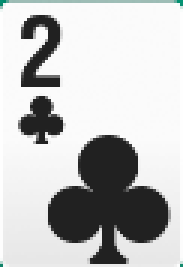
#> input picture tests/fixtures/cards/2c_pm_002.png, 61 x 89 px (shown 3 times larger); its folder holds 3 pictures in this run
$ python label_showdown.py --dir ../tests/fixtures/cards
#> lines starting #> are read from the running program, lines starting #| are printed output that depends on the picture
"""Semi-automatic labeling CLI for showdown card crops.

Supports two input modes:

A) Pipeline-harvested dumps (data/showdown_dumps/<hand_id>/seat_X_<L|R>_HHMMSS.png)
   — sibling .json holds CNN's guess + conf; Enter accepts.

B) Manual screenshots (drop PNGs into any dir, e.g. data/showdown_manual/)
   — no .json needed; PNG width > 1.4× height auto-split into L/R halves
   (one screenshot of a seat's card pair → labeled as 2 cards).

Keys per crop:
    Enter   accept CNN's guess (mode A only) — skipped if no guess available
    <text>  type the true card code (e.g. "9s", "Th", "Kc") + Enter
    s       skip this crop (decide later)
    d       this is NOT a card (garbage / avatar / overlay) → noncard pool
    q       quit (saves nothing for current crop)

Output:
    tests/fixtures/showdown/<rank><suit>/<filename>_<side>.png
    tests/fixtures/showdown_noncard/<filename>.png   (for "d")

Idempotency: a sibling `.labeled` marker is written next to each source PNG
once fully processed. Re-runs skip already-labeled files. For auto-split mode,
marker only written after BOTH halves are labeled (or skipped/quit clears it).

Usage:
    python tools/label_showdown.py                            # default: dumps + manual
    python tools/label_showdown.py --dir data/showdown_manual # specific dir
    python tools/label_showdown.py --no-split                 # force single-card mode (no L/R split)
    python tools/label_showdown.py --no-display               # blind label (typed only)
"""

from __future__ import annotations

import argparse
import json
import shutil
import sys
from pathlib import Path

# Match the CNN training schema (tools/train_card_cnn.py).
RANKS = set("23456789TJQKA")
SUITS = set("shdc")

# Aspect ratio above which a crop is assumed to contain TWO cards side-by-side
# (wide image with both hole cards visible).  Tuned for WePoker showdown UI
# where each card is ~0.7 aspect ratio (taller than wide), so a 2-card pair is
# ~1.4 aspect ratio.
SPLIT_ASPECT_RATIO = 1.4

PROJECT_ROOT = Path(__file__).resolve().parent.parent
DEFAULT_DUMPS = PROJECT_ROOT / "data" / "showdown_dumps"
DEFAULT_MANUAL = PROJECT_ROOT / "data" / "showdown_manual"
FIXTURES_ROOT = PROJECT_ROOT / "tests" / "fixtures" / "showdown"
NONCARD_ROOT = PROJECT_ROOT / "tests" / "fixtures" / "showdown_noncard"


def _valid_card(s: str) -> bool:
    s = s.strip()
    return len(s) == 2 and s[0].upper() in RANKS and s[1].lower() in SUITS


def _normalize(s: str) -> str:
    return s.strip()[0].upper() + s.strip()[1].lower()


def _read_img(png_path: Path):
    """Read PNG via cv2; returns BGR ndarray or None."""
    try:
        import cv2
        return cv2.imread(str(png_path))
#> returned value is the input picture: shape (89, 61, 3); mean B, G, R 193.7, 193.8, 193.2
    except ImportError:
        return None


def _split_pieces(img, no_split: bool, force_split: bool = False) -> list[tuple[str, "object"]]:
    """Return list of (piece_id, image_np) to label.

    force_split=True       → always split L/R regardless of aspect ratio
    Wide(w/h>RATIO)        → [('L', left), ('R', right)]
    no_split=True or narrow → [('whole', img)]
    """
#> called with no_split = False, force_split = False
    if img is None:
        return []
    h, w = img.shape[:2]
#> h = 89; w = 61
    if no_split or h <= 0:
        return [('whole', img)]
    if force_split or (w / h > SPLIT_ASPECT_RATIO):
        mid = w // 2
        return [('L', img[:, :mid]), ('R', img[:, mid:])]
    return [('whole', img)]


def _piece_marker(source: Path, piece_id: str) -> Path:
    """Path of the per-piece idempotency marker (separate for L / R / whole).

    Naming: foo.png → foo.L.labeled / foo.R.labeled / foo.whole.labeled.
    Backward compat: if a legacy foo.labeled (no piece suffix) exists, all
    pieces are considered done.
    """
    return source.with_suffix(f".{piece_id}.labeled")


def _is_piece_done(source: Path, piece_id: str) -> bool:
    if source.with_suffix(".labeled").exists():
        return True  # legacy whole-file marker
    return _piece_marker(source, piece_id).exists()


def _iter_unlabeled(roots: list[Path], no_split: bool, force_split: bool = False):
    """Yield (source_png, piece_id, piece_img_np, meta_dict) for unlabeled pieces."""
    for root in roots:
        if not root.exists():
            continue
        for source in sorted(root.rglob("*.png")):
            img = _read_img(source)
            if img is None:
                continue
            json_path = source.with_suffix(".json")
            meta = json.loads(json_path.read_text(encoding="utf-8")) if json_path.exists() else {}
            for piece_id, piece_img in _split_pieces(img, no_split, force_split):
                if _is_piece_done(source, piece_id):
                    continue
                yield source, piece_id, piece_img, meta


# Single fixed window name so each piece UPDATES the same window instead of
# spawning a new one (which caused L+R windows to stack visible at once).
_DISPLAY_WIN = "label_showdown"


def _display(_caption_unused: str, img) -> str | None:
    """Show img in the single shared cv2 window (upscaled). Returns window name."""
    try:
        import cv2
    except ImportError:
        return None
    if img is None:
        return None
    h, w = img.shape[:2]
    big = cv2.resize(img, (w * 4, h * 4), interpolation=cv2.INTER_NEAREST)
    cv2.imshow(_DISPLAY_WIN, big)
    cv2.waitKey(1)  # force window paint
    return _DISPLAY_WIN


def _close(win):
    if win is None:
        return
    try:
        import cv2
        cv2.destroyWindow(win)
        cv2.waitKey(1)
    except Exception:
        pass


def _save_card_piece(source: Path, piece_id: str, piece_img, card: str) -> Path:
    """Write piece_img to tests/fixtures/showdown/<card>/<stem>_<piece>.png + mark done."""
    import cv2
    dst_dir = FIXTURES_ROOT / card
    dst_dir.mkdir(parents=True, exist_ok=True)
    suffix = "" if piece_id == "whole" else f"_{piece_id}"
    dst = dst_dir / f"{source.stem}{suffix}.png"
    cv2.imwrite(str(dst), piece_img)
    _piece_marker(source, piece_id).write_text(f"card={card}\n", encoding="utf-8")
    return dst


def _save_noncard_piece(source: Path, piece_id: str, piece_img) -> Path:
    import cv2
    NONCARD_ROOT.mkdir(parents=True, exist_ok=True)
    suffix = "" if piece_id == "whole" else f"_{piece_id}"
    dst = NONCARD_ROOT / f"{source.stem}{suffix}.png"
    cv2.imwrite(str(dst), piece_img)
    _piece_marker(source, piece_id).write_text("card=NONCARD\n", encoding="utf-8")
    return dst


def main() -> int:
    ap = argparse.ArgumentParser(description="Label showdown card crops for CNN retraining.")
    ap.add_argument("--dir", type=Path, default=None,
                    help=f"Source dir (default: both {DEFAULT_DUMPS.relative_to(PROJECT_ROOT)} "
                         f"and {DEFAULT_MANUAL.relative_to(PROJECT_ROOT)})")
    ap.add_argument("--no-split", action="store_true",
                    help=f"Disable aspect-ratio auto-split (default: w/h > {SPLIT_ASPECT_RATIO} → L/R)")
    ap.add_argument("--force-split", action="store_true",
                    help="Force L/R split on every image regardless of aspect ratio. "
                         "Use when you know all crops are 2-card pairs.")
    ap.add_argument("--no-display", action="store_true",
                    help="Skip cv2 window (blind labeling — only metadata shown)")
    args = ap.parse_args()

    if args.dir is not None:
        roots = [args.dir]
    else:
        roots = [DEFAULT_DUMPS, DEFAULT_MANUAL]

    existing = [r for r in roots if r.exists()]
    if not existing:
        print(f"No source dirs found. Tried: {[str(r) for r in roots]}")
        print(f"Drop manual screenshots under {DEFAULT_MANUAL.relative_to(PROJECT_ROOT)}/ "
              f"or run the pipeline to populate {DEFAULT_DUMPS.relative_to(PROJECT_ROOT)}/.")
        return 1

    if args.no_split and args.force_split:
        print("✗ --no-split and --force-split are mutually exclusive", file=sys.stderr)
        return 1
    todo = list(_iter_unlabeled(existing, args.no_split, args.force_split))
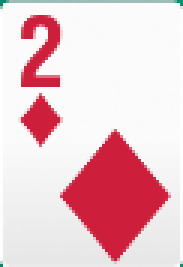
#> input picture tests/fixtures/cards/2d_pm_005.png, 61 x 89 px (shown 3 times larger)
#> in _read_img, returned value is the input picture: shape (89, 61, 3); mean B, G, R 207.2, 201.3, 236.6
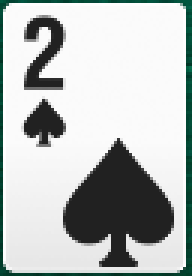
#> input picture tests/fixtures/cards/2s_pm_001.png, 64 x 92 px (shown 3 times larger)
#> in _read_img, returned value is the input picture: shape (92, 64, 3); mean B, G, R 189.1, 190.5, 185.8
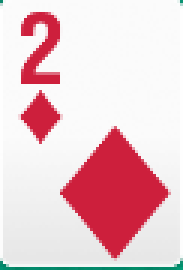
#> input picture tests/fixtures/cards/_diagnosis/2d_003.png, 61 x 90 px (shown 3 times larger)
#> in _read_img, returned value is the input picture: shape (90, 61, 3); mean B, G, R 206.7, 201.2, 234.9
#> todo = 4 items
    if not todo:
        print(f"Nothing to label in {[str(r.relative_to(PROJECT_ROOT)) for r in existing]} "
              f"(all pieces have .labeled markers).")
        return 0

    print(f"Found {len(todo)} unlabeled pieces across {len(existing)} source dir(s).\n")
#| Found 4 unlabeled pieces across 1 source dir(s).
    print("Keys: <Enter>=accept CNN guess (if any)  <text>=type true card (e.g. 9s)")
    print("      s=skip  d=noncard/garbage  q=quit\n")

    saved_card = 0
    saved_noncard = 0
    skipped = 0

    for i, (source, piece_id, piece_img, meta) in enumerate(todo, 1):
        pred = meta.get("cnn_prediction")
        guess = f"{pred['rank']}{pred['suit']}" if pred else "—"
        rc = pred.get("rank_conf") if pred else None
        sc = pred.get("suit_conf") if pred else None
        seat = meta.get("seat", "?")

        try:
            rel = source.relative_to(PROJECT_ROOT)
        except ValueError:
            rel = source

        print(f"[{i}/{len(todo)}] {rel} piece={piece_id} seat={seat}")
        if pred:
            print(f"  CNN guess: {guess}  (rank_conf={rc} suit_conf={sc})")

        win = None if args.no_display else _display(f"label — {source.name} [{piece_id}]", piece_img)
        try:
            user = input("  > ").strip()
        except (EOFError, KeyboardInterrupt):
            _close(win)
            print("\nInterrupted.")
            break
        _close(win)

        if user.lower() == "q":
            break
        if user.lower() == "s":
            skipped += 1
            continue
        if user.lower() == "d":
            dst = _save_noncard_piece(source, piece_id, piece_img)
            saved_noncard += 1
            print(f"  → noncard: {dst.relative_to(PROJECT_ROOT)}\n")
            continue
        if user == "":  # accept CNN guess
            if pred and _valid_card(guess):
                card = _normalize(guess)
                dst = _save_card_piece(source, piece_id, piece_img, card)
                saved_card += 1
                print(f"  → {card}: {dst.relative_to(PROJECT_ROOT)}\n")
            else:
                print("  ! no CNN guess to accept; skipping\n")
                skipped += 1
            continue
        if _valid_card(user):
            card = _normalize(user)
            dst = _save_card_piece(source, piece_id, piece_img, card)
            saved_card += 1
            print(f"  → {card}: {dst.relative_to(PROJECT_ROOT)}\n")
        else:
            print(f"  ! '{user}' not a valid card (e.g. 9s, Th, Kc, As); skipping\n")
            skipped += 1
#> this loop made 1 pass
#> (i, piece_id, guess, seat, h in _display, w in _display, win) on pass 1: (1, 'whole', '—', '?', 89, 61, 'label_showdown')
#| [1/4] ../tests/fixtures/cards/2c_pm_002.png piece=whole seat=?
#> after the loop, saved_card = 0; saved_noncard = 0; skipped = 0

    print(f"\nDone. saved_card={saved_card} noncard={saved_noncard} skipped={skipped}")
    return 0


if __name__ == "__main__":
#> (the run stopped early here; a loop or call above may not have finished)
